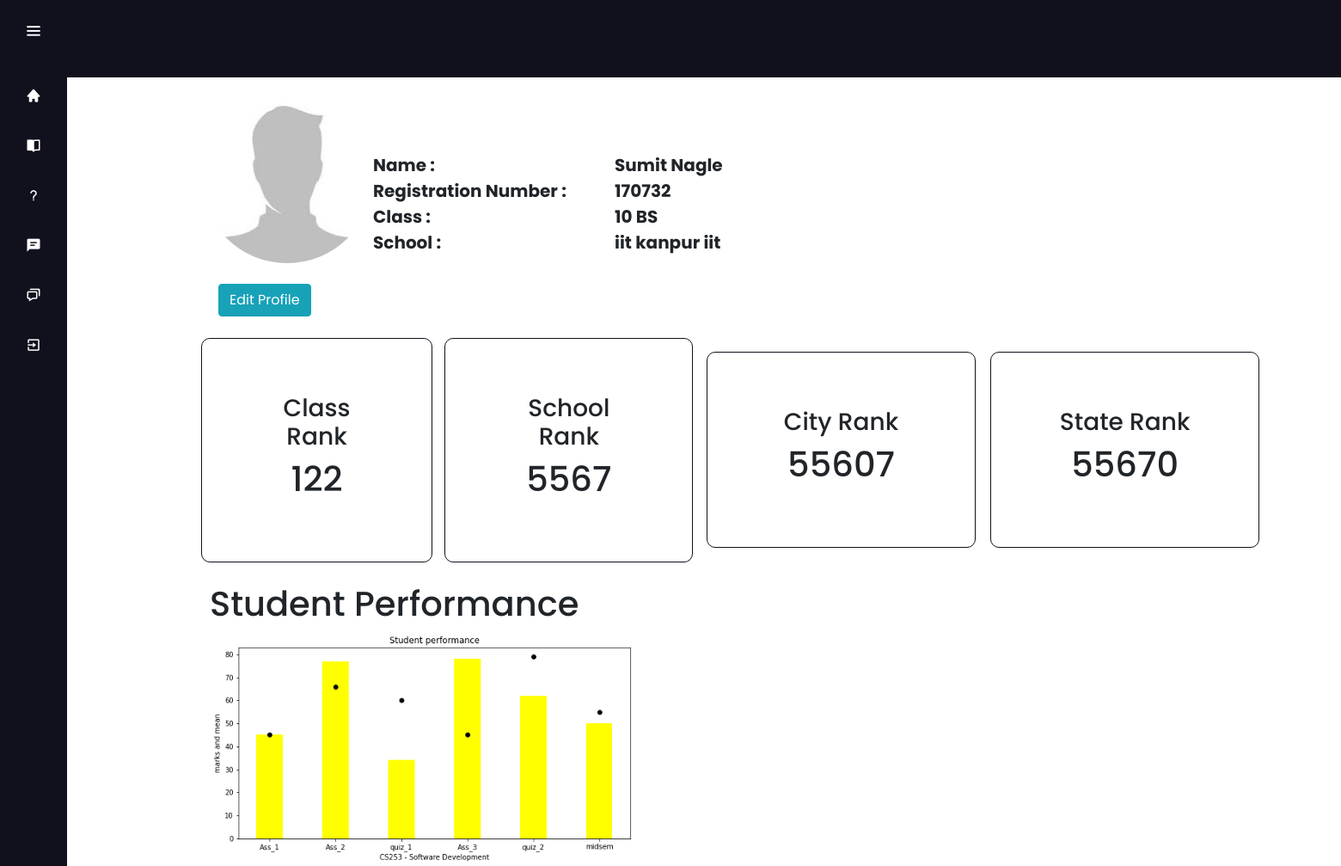
Screenshot of /profile/ (signed in) with the database file from the repository.
### profileapp/models.py (models this page shows)
class USER_PROFILE_DATABASE(models.Model):
	edit_once = models.BooleanField(default=False)
	user_signup_db_mapping = models.OneToOneField("loginapp.USER_SIGNUP_DATABASE", on_delete=models.CASCADE)
	user_profile_photo = models.FileField(upload_to="image/", null=True, verbose_name="", default="profile_photo.jpg")
	father_name = models.CharField(max_length=NAME_LIMIT, default="")
	mother_name = models.CharField(max_length=NAME_LIMIT, default="")

### loginapp/models.py (models this page shows)
class USER_SIGNUP_DATABASE(models.Model):
	first_name = models.CharField(max_length=NAME_LIMIT)
	last_name = models.CharField(max_length=NAME_LIMIT)
	user_class = models.CharField(max_length=USER_CLASS["class_length"][1])
	user_section = models.CharField(max_length=USER_CLASS["section_length"])
	user_contact = models.CharField(max_length=USER_CONTACT["contact_length"][1])
	user_r_number = models.CharField(max_length=R_NUMBER["number_length"][1])
	school_name = models.CharField(max_length=SCHOOL_NAME)
	user_category = models.CharField(max_length=USER_CATEGORY["length_limit"])
	email_address = models.EmailField()
	password = models.CharField(max_length=PASSWORD_LENGTH["length_range"][1])
	user_created_time = models.DateTimeField(auto_now_add=True)
	verfied_user = models.BooleanField(default=False)
	connected_to = models.OneToOneField("loginapp.TEACHER_CODE_MAPPING", on_delete=models.CASCADE, null=True)
	class_course_field = models.OneToOneField("courseapp.CLASS_COURSES_MAPPING", on_delete=models.CASCADE, null=True) # for teachers it will be "None"

### profileapp/views.py (the view)
# urls.py: path("profile/", profile_views.profilePage),
def profilePage(request):
	csrf_token = csrf.get_token(request)
	active_status = False
	user_id = None
	if request.session.has_key('user_id'):
		active_status = True
		user_id = request.session["user_id"]
	if active_status:
		extract_user__user_signup_database = login_models.USER_SIGNUP_DATABASE.objects.filter(id=user_id)[0]
		return render(request, "profile_page.html", {"user_data" : profile_models.USER_PROFILE_DATABASE.objects.filter(user_signup_db_mapping=extract_user__user_signup_database)[0]})
	else:
		return HttpResponse(f'''<body><meta http-equiv="refresh" content='0; url="/login/"'/></body>''')

### Templates/profile_page.html (shortened to what this page needs)
<!DOCTYPE html>
<html lang="en" dir="ltr">
  <head>
    {% load static %}
    <link rel="stylesheet" href="{% static 'homepage.css' %}">
    <link href='https://unpkg.com/boxicons@2.0.7/css/boxicons.min.css' rel='stylesheet'>
    <link rel="stylesheet" href="https://cdn.jsdelivr.net/npm/bootstrap@4.3.1/dist/css/bootstrap.min.css">
   </head>
<body>
    <nav class="navbar">
        <ul class="nav-links">
          {% load static %}
        </ul>
        </nav>
  <div class="sidebar">
    <div class="logo-details">
        <i class='bx bx-menu' id="btn" ></i>
    </div>
    <ul class="nav-list">
      <li>
       <a href="/profile/">
        <i class='bx bxs-home'></i>
       </a>
     </li>
     <li>
       <a href="/lecture/">
        <i class='bx bxs-book-open'></i>
       </a>
     </li>
     <li>
       <a href="/test/">
        <i class='bx bx-question-mark'></i>
       </a>
     </li>
     <li>
       <a href="/forum/">
        <i class='bx bxs-comment-detail' ></i>
       </a>
     </li>
     <li>
       <a href="/contact/">
        <i class='bx bx-chat' ></i>
       </a>
     </li>
     <li>
       <a href="/logout/">
        <i class='bx bx-exit'></i>
       </a>
     </li>
    </ul>
  </div>
  <div class="main">
      <section class="profile-section">
        <table class="details-table" >
            <tr style= " text-align: left;">
              {% load static %}
              <th style="width:30%"><a  class="profile-bot" ><img src="{% static 'profile_photo.jpg' %}" alt="Profile" style="width:200px;height:200px;; border-radius:50%;"> </a>
                <br><form style="margin-left: 10%;margin-right: 10%;"action="/profile/edit/" method="get"><button type="submit"  class="btn btn-info">Edit Profile</button></form>
                </th>
              <th>
                <table>
                    <tr>
                    <th class="profile-data" style="width:50%"><a >Name : </a></th>
                    <th class= "profile-data student-name" style="width:30%"><a >{{user_data.user_signup_db_mapping.first_name}} {{user_data.user_signup_db_mapping.last_name}}</a></th>
                    </tr>
                    <tr>
                        {% if user_data.user_signup_db_mapping.user_category == "STUDENT" %}
                        <th class="profile-data" style="width:50%">Roll Number :</th>
                        {% else %}
                        <th class="profile-data" style="width:50%">Registration Number :</th>
                        {% endif %}
                        <th class="profile-data student-roll-number" style="width:10%"><a>{{user_data.user_signup_db_mapping.user_r_number}}</a></th>
                        </tr>
                    <tr>
                    <th class="profile-data" style="width:50%">Class :</th>
                    <th class="profile-data student-class" style="width:10%"><a >{{user_data.user_signup_db_mapping.user_class}} {{user_data.user_signup_db_mapping.user_section}}</a></th>
                    </tr>
                    <tr>
                        <th class="profile-data" style="width:30%">School :</th>
                        <th class="profile-data student-school" style="width:10%"><a >{{user_data.user_signup_db_mapping.school_name}}</a></th>
                        </tr>
                </table>
            </tr>
          </table>
      </section>
      <section>
          <div class="ranks">
            <table>
                <tr>
                    <th class= "profile-rank" style="width:0%"><div class="class-rank">
                        <h3>Class Rank</h3>
                        <h1>122</h1>
                    </div></th>
                    <th class= "profile-rank" style="width:0%"><div class="school-rank">
                        <h3>School Rank</h3>
                        <h1>5567</h1>
                    </div></th>
                <th class= "profile-rank" style="width:0%"><div class="city-rank">
                        <h3>City Rank</h3>
                        <h1>55607</h1>
                    </div></th>
                    <th class= "profile-rank" style="width:0%"><div class="state-rank">
                        <h3>State Rank</h3>
                        <h1>55670</h1>
                    </div></th>
                </tr>
            </table>
          </div>
      </section>
      <section class="performance">
        <div class="performance-graph">
            <br>
            <h1>Student Performance</h1>
            {% load static %}
            <a class="performance-picture"><img src="{% static 'student_performance.png' %}" alt="Profile" style="width:40%;height:30%;"> </a>
        </div>
      </section>
  </div>
  {% load static %}
</body>
</html>

### Templates/static/homepage.css (style rules this page uses)
* { margin: 0; padding: 0; box-sizing: border-box; font-family: "Poppins" , sans-serif; }
.navbar { display: flex; align-items: center; justify-content: center; padding-top: 10px; background-color: #11101D; color: #11101D; }
.sidebar { position: fixed; left: 0; top: 0; height: 100%; width: 78px; background: #11101D; padding: 6px 14px; z-index: 99; transition: all 0.5s ease; }
.sidebar .logo-details { height: 60px; display: flex; align-items: center; position: relative; }
.sidebar .logo-details #btn { position: absolute; top: 50%; right: 0; transform: translateY(-50%); font-size: 22px; transition: all 0.4s ease; font-size: 23px; text-align: center; cursor: pointer; transition: all 0.5s ease; }
.sidebar i { color: #fff; height: 60px; min-width: 50px; font-size: 28px; text-align: center; line-height: 60px; }
.sidebar .nav-list { margin-top: 20px; height: 100%; }
.sidebar li { position: relative; margin: 8px 0; list-style: none; }
.sidebar li a { display: flex; height: 100%; width: 100%; border-radius: 12px; align-items: center; text-decoration: none; transition: all 0.4s ease; background: #11101D; }
.sidebar li i { height: 50px; line-height: 50px; font-size: 18px; border-radius: 12px; }
.main, .edit-profile-main { margin-left : 15%; margin-top : 1%; margin-right : 5%; }
.profile-bot { display: flex; }
.profile-data { font-size: 20px; }
.ranks { margin-top: 2%; }
.class-rank, .state-rank, .school-rank, .city-rank { width : 95%; margin-right : 50px; text-align: center; display: block; border: 1px solid #11101D; border-radius: 10px; padding: 4em; }
.performance { padding-left: 10px; }

### rows the page displays
USER_PROFILE_DATABASE: user_signup_db_mapping.first_name "Sumit", user_signup_db_mapping.last_name "Nagle", user_signup_db_mapping.user_r_number "170732", user_signup_db_mapping.user_class "10", user_signup_db_mapping.user_section "BS", user_signup_db_mapping.school_name "iit kanpur iit"
